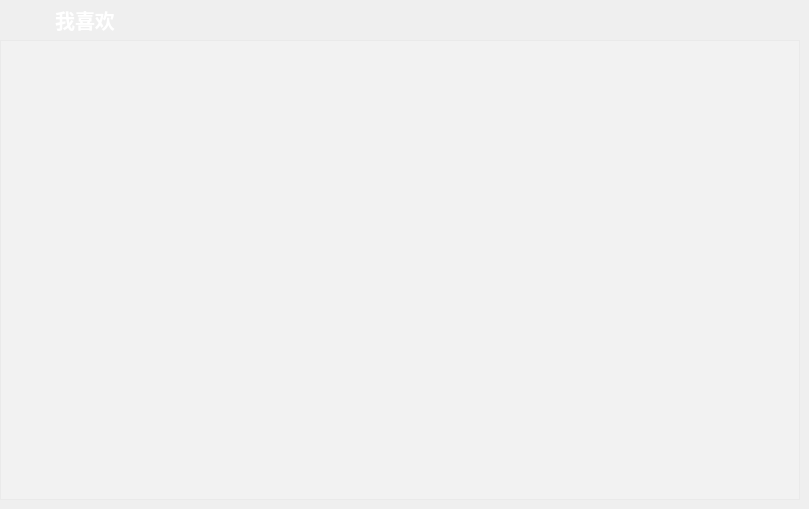
     <widget class="QWidget" name="page_2">
      <widget class="QLabel" name="titleLabel_4">
       <property name="enabled">
        <bool>true</bool>
       </property>
       <property name="geometry">
        <rect>
         <x>50</x>
         <y>0</y>
         <width>70</width>
         <height>40</height>
        </rect>
       </property>
       <property name="font">
        <font>
         <family>Microsoft YaHei UI</family>
         <pointsize>15</pointsize>
         <weight>75</weight>
         <italic>false</italic>
         <bold>true</bold>
        </font>
       </property>
       <property name="styleSheet">
        <string notr="true">color:rgb(255, 255, 255);
</string>
       </property>
       <property name="text">
        <string>我喜欢</string>
       </property>
       <property name="alignment">
        <set>Qt::AlignCenter</set>
       </property>
      </widget>
      <widget class="MusicListWidget" name="favorMusicWidget">
       <property name="geometry">
        <rect>
         <x>0</x>
         <y>40</y>
         <width>800</width>
         <height>460</height>
        </rect>
       </property>
       <property name="font">
        <font>
         <weight>75</weight>
         <bold>true</bold>
        </font>
       </property>
       <property name="styleSheet">
        <string notr="true">color: rgb(255, 255, 255);
background-color: rgba(255, 255, 255, 50);
</string>
       </property>
       <property name="horizontalScrollBarPolicy">
        <enum>Qt::ScrollBarAlwaysOff</enum>
       </property>
       <property name="sizeAdjustPolicy">
        <enum>QAbstractScrollArea::AdjustToContentsOnFirstShow</enum>
       </property>
       <property name="selectionMode">
        <enum>QAbstractItemView::SingleSelection</enum>
       </property>
       <property name="isWrapping" stdset="0">
        <bool>false</bool>
       </property>
       <property name="wordWrap">
        <bool>false</bool>
       </property>
       <property name="selectionRectVisible">
        <bool>false</bool>
       </property>
       <property name="sortingEnabled">
        <bool>false</bool>
       </property>
      </widget>
      <widget class="QPushButton" name="btnAddtoFavor">
       <property name="geometry">
        <rect>
         <x>0</x>
         <y>0</y>
         <width>40</width>
         <height>40</height>
        </rect>
       </property>
       <property name="minimumSize">
        <size>
         <width>35</width>
         <height>35</height>
        </size>
       </property>
       <property name="cursor">
        <cursorShape>PointingHandCursor</cursorShape>
       </property>
       <property name="toolTip">
        <string>添加音乐</string>
       </property>
       <property name="styleSheet">
        <string notr="true">QPushButton
{
background-image: url(:/image/image/image/add.png);
background-repeat:no-repeat;
background-position:center center;
border:none;
}

QPushButton:hover{
background-image: url(:/image/image/image-hover/add-hover.png);
background-repeat:no-repeat;
background-position:center center;
}

QPushButton:pressed{
background-image: url(:/image/image/image/add.png);
background-repeat:no-repeat;
background-position:center center;
}
</string>
       </property>
       <property name="text">
        <string/>
       </property>
       <property name="iconSize">
        <size>
         <width>25</width>
         <height>25</height>
        </size>
       </property>
      </widget>
      <widget class="QPushButton" name="btnClear_3">
       <property name="geometry">
        <rect>
         <x>130</x>
         <y>0</y>
         <width>40</width>
         <height>40</height>
        </rect>
       </property>
       <property name="font">
        <font>
         <family>Microsoft YaHei UI</family>
         <pointsize>10</pointsize>
         <weight>75</weight>
         <bold>true</bold>
        </font>
       </property>
       <property name="cursor">
        <cursorShape>PointingHandCursor</cursorShape>
       </property>
       <property name="toolTip">
        <string>清空当前列表</string>
       </property>
       <property name="styleSheet">
        <string notr="true"/>
       </property>
       <property name="text">
        <string/>
       </property>
       <property name="icon">
        <iconset resource="imagefile.qrc">
         <normaloff>:/image/image/image/clear.png</normaloff>:/image/image/image/clear.png</iconset>
       </property>
       <property name="iconSize">
        <size>
         <width>30</width>
         <height>30</height>
        </size>
       </property>
       <property name="flat">
        <bool>true</bool>
       </property>
      </widget>
     </widget>
